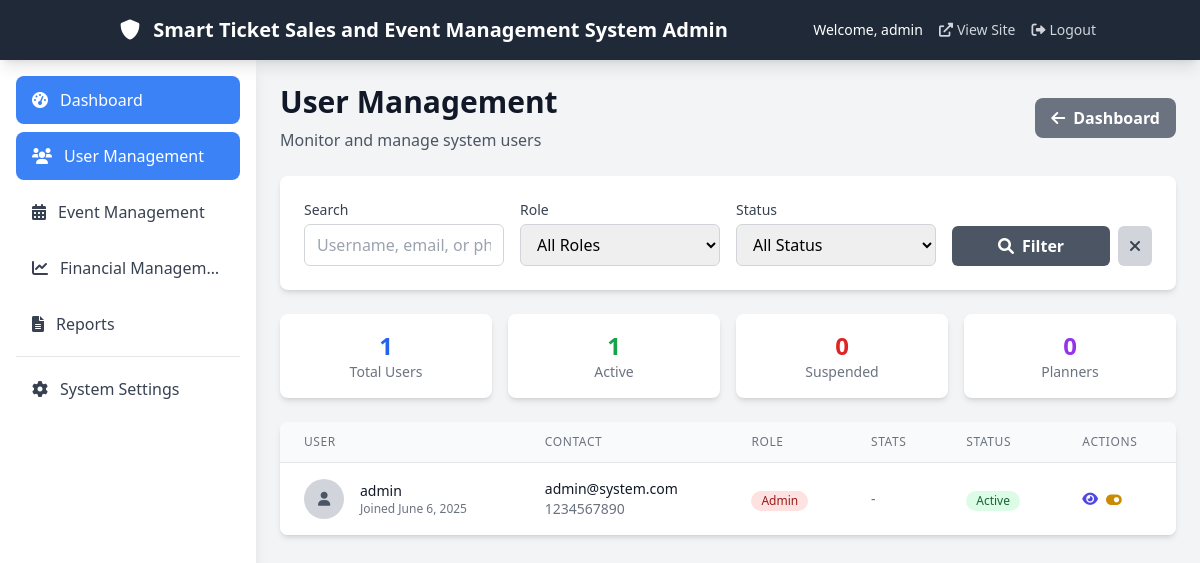
Screenshot of /admin/users/index.php (signed in) with the database file from the repository.
### tables this page shows
CREATE TABLE users (
    id INT AUTO_INCREMENT PRIMARY KEY,
    username VARCHAR(50) NOT NULL,
    email VARCHAR(100) NOT NULL UNIQUE,
    password_hash VARCHAR(255) NOT NULL,
    phone_number VARCHAR(20) NOT NULL,
    role ENUM('admin', 'event_planner', 'customer', 'agent') NOT NULL,
    profile_image VARCHAR(255),
    balance DECIMAL(10, 2) DEFAULT 0.00,
    status ENUM('active', 'suspended', 'inactive') DEFAULT 'active',
    created_at TIMESTAMP DEFAULT CURRENT_TIMESTAMP,
    updated_at TIMESTAMP DEFAULT CURRENT_TIMESTAMP ON UPDATE CURRENT_TIMESTAMP,
    INDEX idx_email (email),
    INDEX idx_phone (phone_number),
    INDEX idx_role (role)
);

### includes/db.php (called while the page is built, shortened)
<?php
class Database {
    private $conn;
    public function __construct() {
        try {
            $this->conn = new mysqli(DB_HOST, DB_USER, DB_PASS, DB_NAME);
            $this->conn->set_charset("utf8");
        } catch (Exception $e) {
            die("Database connection error: " . $e->getMessage());
        }
    }
    public function query($sql) {
        $result = $this->conn->query($sql);
        return $result;
    }
    public function fetchAll($sql) {
        $result = $this->query($sql);
        $data = [];
        while ($row = $result->fetch_assoc()) {
            $data[] = $row;
        }
        return $data;
    }
    public function fetchOne($sql) {
        $result = $this->query($sql);
        if ($result->num_rows > 0) {
            return $result->fetch_assoc();
        }
        return null;
    }
}
$db = new Database();
?>

### includes/functions.php (called while the page is built, shortened)
<?php
require_once 'db.php';
function formatDate($date)
{
    return date("F j, Y", strtotime($date));
}
?>

### admin/users/index.php (the view, shortened to what this page needs)
<?php
require_once '../../includes/db.php';
require_once '../../includes/functions.php';
require_once '../../includes/auth.php';
$page = isset($_GET['page']) ? (int)$_GET['page'] : 1;
$perPage = 20;
$offset = ($page - 1) * $perPage;
$searchQuery = $_GET['search'] ?? '';
$whereConditions = [];
$whereClause = !empty($whereConditions) ? 'WHERE ' . implode(' AND ', $whereConditions) : '';
$sql = "SELECT
            u.*,
            (SELECT COUNT(*) FROM events WHERE planner_id = u.id) as events_count,
            (SELECT COUNT(*) FROM tickets WHERE user_id = u.id AND status = 'sold') as tickets_count,
            (SELECT SUM(purchase_price) FROM tickets WHERE user_id = u.id AND status = 'sold') as total_spent
        FROM users u
        $whereClause
        ORDER BY u.created_at DESC
        LIMIT $offset, $perPage";
$users = $db->fetchAll($sql);
include '../../includes/admin_header.php';
?>
<div class="container mx-auto px-2 sm:px-4 lg:px-6 py-4 sm:py-6">
    <div class="flex flex-col sm:flex-row justify-between items-start sm:items-center mb-6 gap-4">
        <div>
            <h1 class="text-2xl sm:text-3xl font-bold text-gray-900">User Management</h1>
            <p class="text-gray-600 mt-2 text-sm sm:text-base">Monitor and manage system users</p>
        </div>
        <div class="flex gap-2">
            <a href="../index.php"
                class="bg-gray-500 hover:bg-gray-600 text-white font-bold py-2 px-4 rounded-lg transition duration-200 text-sm sm:text-base">
                <i class="fas fa-arrow-left mr-2"></i>Dashboard
            </a>
        </div>
    </div>
    <div class="bg-white rounded-lg shadow-md p-4 sm:p-6 mb-6">
        <form method="GET" action="" class="grid grid-cols-1 sm:grid-cols-2 lg:grid-cols-4 gap-4">
            <div>
                <label for="search" class="block text-sm font-medium text-gray-700 mb-1">Search</label>
                <input type="text" id="search" name="search" value="<?php echo htmlspecialchars($searchQuery); ?>"
                    placeholder="Username, email, or phone"
                    class="w-full px-3 py-2 border border-gray-300 rounded-md focus:outline-none focus:border-indigo-500 text-sm sm:text-base">
            </div>
            <div>
                <label for="role" class="block text-sm font-medium text-gray-700 mb-1">Role</label>
                <select id="role" name="role"
                    class="w-full px-3 py-2 border border-gray-300 rounded-md focus:outline-none focus:border-indigo-500 text-sm sm:text-base">
                    <option value="">All Roles</option>
                </select>
            </div>
            <div>
                <label for="status" class="block text-sm font-medium text-gray-700 mb-1">Status</label>
                <select id="status" name="status"
                    class="w-full px-3 py-2 border border-gray-300 rounded-md focus:outline-none focus:border-indigo-500 text-sm sm:text-base">
                    <option value="">All Status</option>
                </select>
            </div>
            <div class="flex items-end gap-2">
                <button type="submit"
                    class="flex-1 bg-gray-600 hover:bg-gray-700 text-white font-bold py-2 px-4 rounded-md transition duration-200 text-sm sm:text-base">
                    <i class="fas fa-search mr-2"></i>Filter
                </button>
                <a href="index.php"
                    class="bg-gray-300 hover:bg-gray-400 text-gray-700 font-bold py-2 px-3 rounded-md transition duration-200 text-sm sm:text-base">
                    <i class="fas fa-times"></i>
                </a>
            </div>
        </form>
    </div>
    <div class="grid grid-cols-2 lg:grid-cols-4 gap-4 mb-6">
        <?php
        $statsSql = "SELECT
                        COUNT(*) as total,
                        SUM(CASE WHEN status = 'active' THEN 1 ELSE 0 END) as active,
                        SUM(CASE WHEN status = 'suspended' THEN 1 ELSE 0 END) as suspended,
                        SUM(CASE WHEN role = 'event_planner' THEN 1 ELSE 0 END) as planners
                     FROM users";
        $stats = $db->fetchOne($statsSql);
        ?>
        <div class="bg-white rounded-lg shadow-md p-4">
            <div class="text-center">
                <div class="text-lg sm:text-2xl font-bold text-blue-600"><?php echo $stats['total']; ?></div>
                <div class="text-xs sm:text-sm text-gray-500">Total Users</div>
            </div>
        </div>
        <div class="bg-white rounded-lg shadow-md p-4">
            <div class="text-center">
                <div class="text-lg sm:text-2xl font-bold text-green-600"><?php echo $stats['active']; ?></div>
                <div class="text-xs sm:text-sm text-gray-500">Active</div>
            </div>
        </div>
        <div class="bg-white rounded-lg shadow-md p-4">
            <div class="text-center">
                <div class="text-lg sm:text-2xl font-bold text-red-600"><?php echo $stats['suspended']; ?></div>
                <div class="text-xs sm:text-sm text-gray-500">Suspended</div>
            </div>
        </div>
        <div class="bg-white rounded-lg shadow-md p-4">
            <div class="text-center">
                <div class="text-lg sm:text-2xl font-bold text-purple-600"><?php echo $stats['planners']; ?></div>
                <div class="text-xs sm:text-sm text-gray-500">Planners</div>
            </div>
        </div>
    </div>
    <div class="bg-white rounded-lg shadow-md overflow-hidden">
        <div class="overflow-x-auto">
            <table class="min-w-full divide-y divide-gray-200">
                <thead class="bg-gray-50">
                    <tr>
                        <th
                            class="px-3 sm:px-6 py-3 text-left text-xs font-medium text-gray-500 uppercase tracking-wider">
                            User</th>
                        <th
                            class="px-3 sm:px-6 py-3 text-left text-xs font-medium text-gray-500 uppercase tracking-wider hidden sm:table-cell">
                            Contact</th>
                        <th
                            class="px-3 sm:px-6 py-3 text-left text-xs font-medium text-gray-500 uppercase tracking-wider">
                            Role</th>
                        <th
                            class="px-3 sm:px-6 py-3 text-left text-xs font-medium text-gray-500 uppercase tracking-wider hidden lg:table-cell">
                            Stats</th>
                        <th
                            class="px-3 sm:px-6 py-3 text-left text-xs font-medium text-gray-500 uppercase tracking-wider">
                            Status</th>
                        <th
                            class="px-3 sm:px-6 py-3 text-left text-xs font-medium text-gray-500 uppercase tracking-wider">
                            Actions</th>
                    </tr>
                </thead>
                <tbody class="bg-white divide-y divide-gray-200">
                    <?php if (empty($users)): ?>
                    <tr>
                        <td colspan="6" class="px-6 py-4 text-center text-gray-500">No users found</td>
                    </tr>
                    <?php else: ?>
                    <?php foreach ($users as $user): ?>
                    <tr class="hover:bg-gray-50">
                        <td class="px-3 sm:px-6 py-4">
                            <div class="flex items-center">
                                <div class="flex-shrink-0 h-8 w-8 sm:h-10 sm:w-10">
                                    <?php if ($user['profile_image']): ?>
                                    <img class="h-8 w-8 sm:h-10 sm:w-10 rounded-full object-cover"
                                        src="<?php echo SITE_URL; ?>/uploads/profiles/<?php echo $user['profile_image']; ?>"
                                        alt="Profile">
                                    <?php else: ?>
                                    <div
                                        class="h-8 w-8 sm:h-10 sm:w-10 rounded-full bg-gray-300 flex items-center justify-center">
                                        <i class="fas fa-user text-gray-600 text-sm"></i>
                                    </div>
                                    <?php endif; ?>
                                </div>
                                <div class="ml-3 sm:ml-4 min-w-0 flex-1">
                                    <div class="text-sm font-medium text-gray-900 truncate">
                                        <?php echo htmlspecialchars($user['username']); ?>
                                    </div>
                                    <div class="text-xs text-gray-500">
                                        Joined <?php echo formatDate($user['created_at']); ?>
                                    </div>
                                </div>
                            </div>
                        </td>
                        <td class="px-3 sm:px-6 py-4 hidden sm:table-cell">
                            <div class="text-sm text-gray-900 truncate max-w-32 lg:max-w-none">
                                <?php echo htmlspecialchars($user['email']); ?>
                            </div>
                            <div class="text-sm text-gray-500">
                                <?php echo htmlspecialchars($user['phone_number']); ?>
                            </div>
                        </td>
                        <td class="px-3 sm:px-6 py-4">
                            <span class="inline-flex items-center px-2.5 py-0.5 rounded-full text-xs font-medium
                                        <?php
                                                                               switch($user['role']) {
                                            case 'admin':
                                                echo 'bg-red-100 text-red-800';
                                                break;
                                        }
                                        ?>">
                                <?php echo ucfirst(str_replace('_', ' ', $user['role'])); ?>
                            </span>
                        </td>
                        <td class="px-3 sm:px-6 py-4 hidden lg:table-cell">
                            <div class="text-sm text-gray-900">
                                <?php if ($user['role'] === 'event_planner'): ?>
                                <div><?php echo $user['events_count']; ?> events</div>
                                <div class="text-xs text-gray-500">Balance:
                                    <?php echo formatCurrency($user['balance']); ?></div>
                                <?php elseif ($user['role'] === 'customer'): ?>
                                <div><?php echo $user['tickets_count']; ?> tickets</div>
                                <div class="text-xs text-gray-500">Spent:
                                    <?php echo formatCurrency($user['total_spent'] ?? 0); ?></div>
                                <?php else: ?>
                                <div class="text-gray-500">-</div>
                                <?php endif; ?>
                            </div>
                        </td>
                        <td class="px-3 sm:px-6 py-4">
                            <span class="inline-flex items-center px-2.5 py-0.5 rounded-full text-xs font-medium
                                        <?php
                                        switch($user['status']) {
                                            case 'active':
                                                echo 'bg-green-100 text-green-800';
                                                break;
                                        }
                                        ?>">
                                <?php echo ucfirst($user['status']); ?>
                            </span>
                        </td>
                        <td class="px-3 sm:px-6 py-4">
                            <div class="flex items-center space-x-2">
                                <a href="view.php?id=<?php echo $user['id']; ?>"
                                    class="text-indigo-600 hover:text-indigo-900 text-sm" title="View Details">
                                    <i class="fas fa-eye"></i>
                                </a>
                                <div class="relative">
                                    <button onclick="toggleDropdown('status-<?php echo $user['id']; ?>')"
                                        class="text-yellow-600 hover:text-yellow-900 text-sm dropdown-toggle"
                                        title="Change Status">
                                        <i class="fas fa-toggle-on"></i>
                                    </button>
                                </div>
                            </div>
                        </td>
                    </tr>
                    <?php endforeach; ?>
                    <?php endif; ?>
                </tbody>
            </table>
        </div>
    </div>
</div>
<?php include '../../includes/admin_footer.php'; ?>

### rows the page displays
users: username "admin", created_at "June 6, 2025", email "admin@system.com", phone_number "1234567890", role "Admin", status "Active"

### other values shown
SITE_NAME "Smart Ticket Sales and Event Management System"
$_SESSION['username'] "admin"
$stats['total'] "1"
$stats['active'] "1"
$stats['suspended'] "0"
$stats['planners'] "0"
